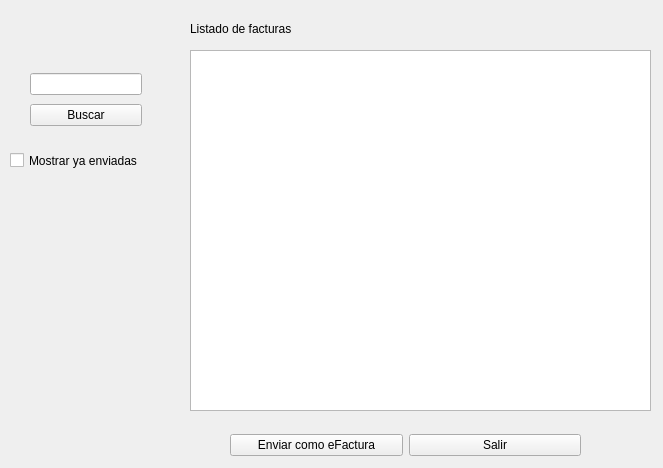
<ui version="4.0" >
 <author></author>
 <comment></comment>
 <exportmacro></exportmacro>
 <class>EFacturaEnvioBase</class>
 <widget class="QWidget" name="EFacturaEnvioBase" >
  <property name="geometry" >
   <rect>
    <x>0</x>
    <y>0</y>
    <width>663</width>
    <height>468</height>
   </rect>
  </property>
  <property name="windowTitle" >
   <string>Menu de envio de factura electronica</string>
  </property>
  <widget class="QWidget" name="" >
   <property name="geometry" >
    <rect>
     <x>230</x>
     <y>430</y>
     <width>351</width>
     <height>30</height>
    </rect>
   </property>
   <layout class="QHBoxLayout" >
    <property name="margin" >
     <number>0</number>
    </property>
    <property name="spacing" >
     <number>6</number>
    </property>
    <item>
     <widget class="QPushButton" name="mui_enviar" >
      <property name="text" >
       <string>Enviar como eFactura</string>
      </property>
     </widget>
    </item>
    <item>
     <widget class="QPushButton" name="mui_salir" >
      <property name="text" >
       <string>Salir</string>
      </property>
     </widget>
    </item>
   </layout>
  </widget>
  <widget class="QWidget" name="" >
   <property name="geometry" >
    <rect>
     <x>30</x>
     <y>70</y>
     <width>112</width>
     <height>61</height>
    </rect>
   </property>
   <layout class="QVBoxLayout" >
    <property name="margin" >
     <number>0</number>
    </property>
    <property name="spacing" >
     <number>6</number>
    </property>
    <item>
     <widget class="QLineEdit" name="mui_textoBuscar" />
    </item>
    <item>
     <widget class="QPushButton" name="mui_buscar" >
      <property name="text" >
       <string>Buscar</string>
      </property>
     </widget>
    </item>
   </layout>
  </widget>
  <widget class="QLabel" name="label" >
   <property name="geometry" >
    <rect>
     <x>190</x>
     <y>20</y>
     <width>241</width>
     <height>17</height>
    </rect>
   </property>
   <property name="text" >
    <string>Listado de facturas</string>
   </property>
  </widget>
  <widget class="QTableWidget" name="mui_listadoFacturas" >
   <property name="geometry" >
    <rect>
     <x>190</x>
     <y>50</y>
     <width>461</width>
     <height>361</height>
    </rect>
   </property>
  </widget>
  <widget class="QCheckBox" name="checkBox" >
   <property name="geometry" >
    <rect>
     <x>10</x>
     <y>150</y>
     <width>174</width>
     <height>21</height>
    </rect>
   </property>
   <property name="text" >
    <string>Mostrar ya enviadas</string>
   </property>
  </widget>
 </widget>
 <pixmapfunction></pixmapfunction>
 <resources/>
 <connections>
  <connection>
   <sender>mui_salir</sender>
   <signal>clicked()</signal>
   <receiver>EFacturaEnvioBase</receiver>
   <slot>close()</slot>
   <hints>
    <hint type="sourcelabel" >
     <x>494</x>
     <y>444</y>
    </hint>
    <hint type="destinationlabel" >
     <x>331</x>
     <y>233</y>
    </hint>
   </hints>
  </connection>
 </connections>
</ui>
